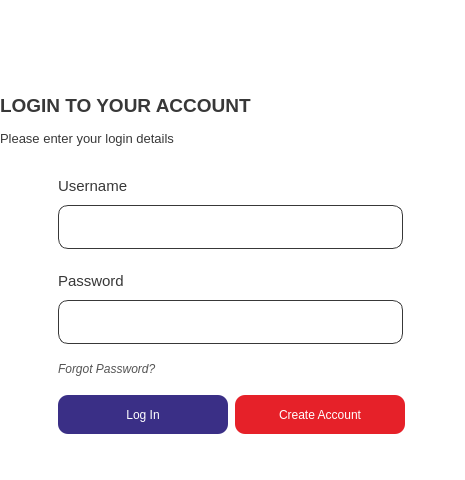
<?xml version="1.0" encoding="UTF-8"?>
<ui version="4.0">
 <class>Form</class>
 <widget class="QWidget" name="Form">
  <property name="geometry">
   <rect>
    <x>0</x>
    <y>0</y>
    <width>465</width>
    <height>480</height>
   </rect>
  </property>
  <property name="minimumSize">
   <size>
    <width>465</width>
    <height>480</height>
   </size>
  </property>
  <property name="maximumSize">
   <size>
    <width>465</width>
    <height>480</height>
   </size>
  </property>
  <property name="windowTitle">
   <string>Form</string>
  </property>
  <property name="styleSheet">
   <string notr="true">background: white;
border-radius: 30px;</string>
  </property>
  <widget class="QLabel" name="label">
   <property name="geometry">
    <rect>
     <x>0</x>
     <y>70</y>
     <width>461</width>
     <height>71</height>
    </rect>
   </property>
   <property name="styleSheet">
    <string notr="true">border: none;
color:  #383838;
font-weight: 800;
font-family: 'Inter 24pt ExtraBold';
font-size: 	14pt;
background: none;
qproperty-alignment: 'AlignCenter';

</string>
   </property>
   <property name="text">
    <string>LOGIN TO YOUR ACCOUNT</string>
   </property>
  </widget>
  <widget class="QLabel" name="label_2">
   <property name="geometry">
    <rect>
     <x>0</x>
     <y>128</y>
     <width>461</width>
     <height>20</height>
    </rect>
   </property>
   <property name="styleSheet">
    <string notr="true">QLabel {
font-family: 'Poppins';
font-size: 9.5pt;
color: #383838;
qproperty-alignment: 'AlignCenter';
border: none;
border-radius: 0;
background: none;
}</string>
   </property>
   <property name="text">
    <string>Please enter your login details</string>
   </property>
  </widget>
  <widget class="QLabel" name="label_3">
   <property name="geometry">
    <rect>
     <x>58</x>
     <y>170</y>
     <width>151</width>
     <height>31</height>
    </rect>
   </property>
   <property name="styleSheet">
    <string notr="true">QLabel {
font-family: 'Poppins';
font-size: 11pt;
color: #383838;
qproperty-alignment: 'AlignLeft';
border: none;
border-radius: 0;
background: none;
}
</string>
   </property>
   <property name="text">
    <string>Username</string>
   </property>
  </widget>
  <widget class="QLineEdit" name="un_line">
   <property name="geometry">
    <rect>
     <x>58</x>
     <y>205</y>
     <width>345</width>
     <height>44</height>
    </rect>
   </property>
   <property name="styleSheet">
    <string notr="true">border-radius: 10px;
border: 1px solid #383838;
background: #FFFFF;
font-family: 'Poppins';
padding-left: 10px;
font-size: 11pt;</string>
   </property>
  </widget>
  <widget class="QLabel" name="label_4">
   <property name="geometry">
    <rect>
     <x>58</x>
     <y>265</y>
     <width>151</width>
     <height>31</height>
    </rect>
   </property>
   <property name="styleSheet">
    <string notr="true">QLabel {
font-family: 'Poppins';
font-size: 11pt;
color: #383838;
qproperty-alignment: 'AlignLeft';
border: none;
border-radius: 0;
background: none;
}
</string>
   </property>
   <property name="text">
    <string>Password</string>
   </property>
  </widget>
  <widget class="QLineEdit" name="pw_line">
   <property name="geometry">
    <rect>
     <x>58</x>
     <y>300</y>
     <width>345</width>
     <height>44</height>
    </rect>
   </property>
   <property name="styleSheet">
    <string notr="true">border-radius: 10px;
border: 1px solid #383838;
background: #FFFFF;
font-family: 'Poppins';
padding-left: 10px;
font-size: 11pt;</string>
   </property>
  </widget>
  <widget class="QPushButton" name="forgotpw_btn">
   <property name="geometry">
    <rect>
     <x>58</x>
     <y>353</y>
     <width>141</width>
     <height>31</height>
    </rect>
   </property>
   <property name="styleSheet">
    <string notr="true">QPushButton {
border:none;
font-family: 'Helvetica';
font-size: 9pt;
background: none;
font-style: italic;
color: #545454;
text-align: left;
}

QPushButton:hover {
text-decoration: underline;
}



</string>
   </property>
   <property name="text">
    <string>Forgot Password?</string>
   </property>
  </widget>
  <widget class="QPushButton" name="login_btn">
   <property name="geometry">
    <rect>
     <x>58</x>
     <y>395</y>
     <width>170</width>
     <height>39</height>
    </rect>
   </property>
   <property name="styleSheet">
    <string notr="true">QPushButton {
border:none;
font-family: 'Poppins';
font-size: 9pt;
background: none;
background-color: #3a2f86;
border-radius: 10px;
color: white;
}

QPushButton:hover {
background-color: #231c53;
}



</string>
   </property>
   <property name="text">
    <string>Log In</string>
   </property>
  </widget>
  <widget class="QPushButton" name="createacc_btn">
   <property name="geometry">
    <rect>
     <x>235</x>
     <y>395</y>
     <width>170</width>
     <height>39</height>
    </rect>
   </property>
   <property name="styleSheet">
    <string notr="true">QPushButton {
border:none;
font-family: 'Poppins';
font-size: 9pt;
background: none;
background-color: #e62129;
border-radius: 10px;
color: white;
}

QPushButton:hover {
background-color: #a3282d;
}



</string>
   </property>
   <property name="text">
    <string>Create Account</string>
   </property>
  </widget>
 </widget>
 <resources/>
 <connections/>
</ui>
